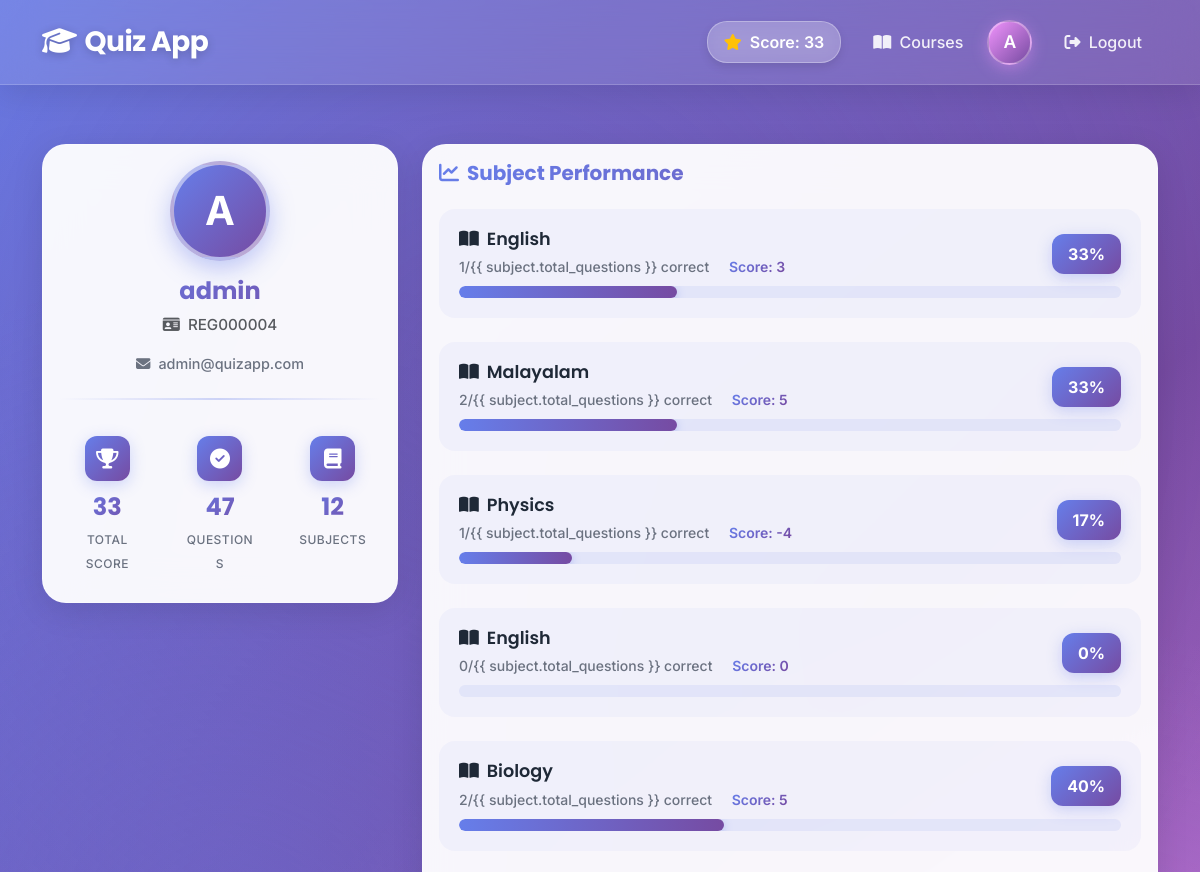
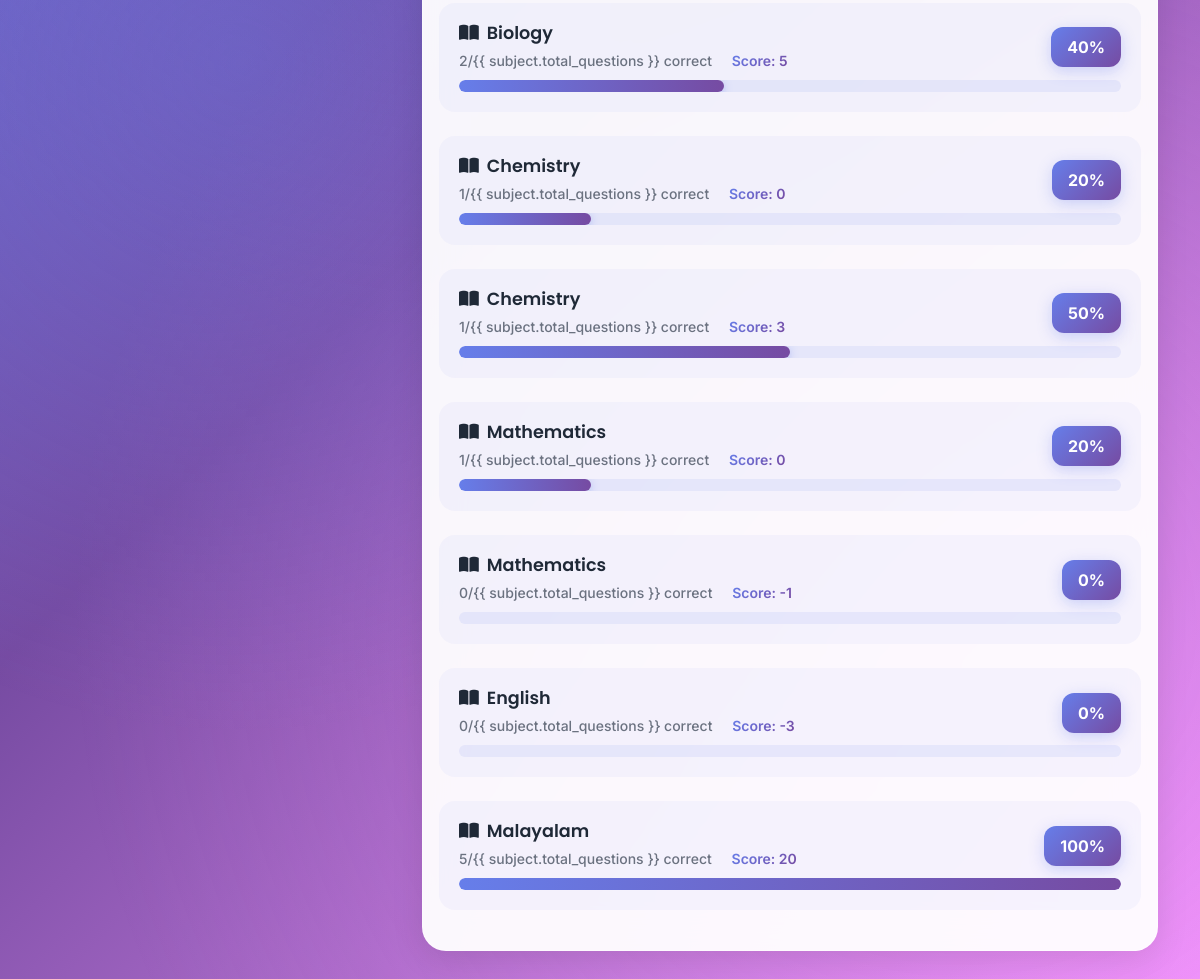
Page /profile/ (signed in) on the committed database (2 pictures, top to bottom).
### quiz/models.py (models this page shows, shortened)
class UserProfile(models.Model):
    user = models.OneToOneField(User, on_delete=models.CASCADE, related_name='profile')
    registration_number = models.CharField(max_length=20, unique=True)
    phone_number = models.CharField(max_length=10, unique=True, null=True, blank=True)
    course = models.ForeignKey(Course, on_delete=models.SET_NULL, null=True, blank=True)
    created_at = models.DateTimeField(auto_now_add=True)
    updated_at = models.DateTimeField(auto_now=True)

class Subject(models.Model):
    SUBJECT_TYPES = [
        ('LANGUAGE', 'Language'),
        ('SCIENCE', 'Science'),
        ('MATHEMATICS', 'Mathematics'),
    ]
    name = models.CharField(max_length=100)
    subject_type = models.CharField(max_length=20, choices=SUBJECT_TYPES)
    course = models.ForeignKey(Course, on_delete=models.CASCADE, related_name='subjects')
    description = models.TextField(blank=True)
    created_at = models.DateTimeField(auto_now_add=True)
    updated_at = models.DateTimeField(auto_now=True)
    class Meta:
        unique_together = ['name', 'course']

### quiz/views.py (the view)
# urls.py: path('profile/', views.profile, name='profile'),
@login_required
def profile(request):
    try:
        user_profile = request.user.profile
    except UserProfile.DoesNotExist:
        user_profile = UserProfile.objects.create(user=request.user)
    user_submissions = UserSubmission.objects.filter(user=request.user).select_related('question', 'question__subject')
    total_score = sum(submission.score for submission in user_submissions)
    subjects_with_answers = Subject.objects.filter(
        questions__usersubmission__user=request.user
    ).distinct()
    subjects_data = []
    for subject in subjects_with_answers:
        subject_submissions = user_submissions.filter(question__subject=subject)
        correct_submissions = subject_submissions.filter(score__gt=0).count()
        total_questions = subject_submissions.count()
        subjects_data.append({
            'subject': subject,
            'correct_answers': correct_submissions,
            'total_questions': total_questions,
            'score': sum(submission.score for submission in subject_submissions)
        })
    return render(request, 'quiz/profile.html', {
        'user_profile': user_profile,
        'total_score': total_score,
        'subjects_data': subjects_data,
        'total_questions_answered': user_submissions.count(),
        'is_admin': request.user.groups.filter(name='admin').exists(),
        'global_score': total_score
    })

### quiz/templates/quiz/profile.html (shortened to what this page needs)
{% extends 'quiz/base.html' %}
{% block content %}
<div class="container py-5">
    <div class="row">
        <div class="col-lg-4 mb-4">
            <div class="card profile-card">
                <div class="card-body">
                    <div class="text-center mb-4">
                        <div class="profile-avatar mb-3">
                            {{ user.username|make_list|first|upper }}
                        </div>
                        <h4 class="profile-name mb-2">{{ user.get_full_name|default:user.username }}</h4>
                        <p class="profile-reg text-muted mb-3">
                            <i class="fas fa-id-card me-2"></i>{{ user_profile.registration_number }}
                        </p>
                        {% if user.email %}
                        <p class="profile-info mb-2">
                            <i class="fas fa-envelope me-2"></i>{{ user.email }}
                        </p>
                        {% endif %}
                    </div>
                    <div class="stats-divider"></div>
                    <div class="stats">
                        <div class="row text-center g-3">
                            <div class="col-4">
                                <div class="stat-item">
                                    <div class="stat-icon">
                                        <i class="fas fa-trophy"></i>
                                    </div>
                                    <h5 class="stat-value">{{ total_score }}</h5>
                                    <small class="stat-label">Total Score</small>
                                </div>
                            </div>
                            <div class="col-4">
                                <div class="stat-item">
                                    <div class="stat-icon">
                                        <i class="fas fa-check-circle"></i>
                                    </div>
                                    <h5 class="stat-value">{{ total_questions_answered }}</h5>
                                    <small class="stat-label">Questions</small>
                                </div>
                            </div>
                            <div class="col-4">
                                <div class="stat-item">
                                    <div class="stat-icon">
                                        <i class="fas fa-book"></i>
                                    </div>
                                    <h5 class="stat-value">{{ subjects_data|length }}</h5>
                                    <small class="stat-label">Subjects</small>
                                </div>
                            </div>
                        </div>
                    </div>
                </div>
            </div>
        </div>
        <div class="col-lg-8">
            <div class="card performance-card">
                <div class="card-body">
                    <h5 class="performance-title mb-4">
                        <i class="fas fa-chart-line me-2"></i>Subject Performance
                    </h5>
                    {% if subjects_data %}
                    {% for subject in subjects_data %}
                    <div class="subject-progress mb-4">
                        <div class="d-flex justify-content-between align-items-center mb-2">
                            <div>
                                <h6 class="subject-name mb-1">
                                    <i class="fas fa-book-open me-2"></i>{{ subject.subject.name }}
                                </h6>
                                <small class="subject-stats">
                                    <span class="correct-count">{{ subject.correct_answers }}/{{ subject.total_questions
                                        }} correct</span>
                                    <span class="score-badge">Score: {{ subject.score }}</span>
                                </small>
                            </div>
                            <div class="percentage-badge">
                                {% widthratio subject.correct_answers subject.total_questions 100 %}%
                            </div>
                        </div>
                        <div class="progress-modern">
                            <div class="progress-bar-modern"
                                style="width: {% widthratio subject.correct_answers subject.total_questions 100 %}%">
                            </div>
                        </div>
                    </div>
                    {% endfor %}
                    {% endif %}
                </div>
            </div>
        </div>
    </div>
</div>
{% endblock %}

### quiz/templates/quiz/base.html (shortened to what this page needs)
<!DOCTYPE html>
<html lang="en">
<head>
    <link rel="stylesheet" href="https://cdn.jsdelivr.net/npm/bootstrap@5.3.0/dist/css/bootstrap.min.css">
    <link href="https://cdnjs.cloudflare.com/ajax/libs/font-awesome/6.4.0/css/all.min.css" rel="stylesheet">
</head>
<body>
    <nav class="navbar navbar-expand-lg">
        <div class="container">
            <a class="navbar-brand" href="{% url 'home' %}">
                <i class="fas fa-graduation-cap me-2"></i>Quiz App
            </a>
            <div class="collapse navbar-collapse" id="navbarNav">
                <ul class="navbar-nav ms-auto align-items-center">
                    {% if user.is_authenticated %}
                    <li class="nav-item me-3">
                        <div class="global-score-badge">
                            <i class="fas fa-star text-warning me-2"></i>
                            <span class="score-text">Score: {{ global_score|default:0 }}</span>
                        </div>
                    </li>
                    <li class="nav-item">
                        <a class="nav-link" href="{% url 'home' %}">
                            <i class="fas fa-book-open me-1"></i> Courses
                        </a>
                    </li>
                    <li class="nav-item ms-2">
                        <a class="profile-button" href="{% url 'profile' %}" title="View Profile">
                            {{ user.username|make_list|first|upper }}
                        </a>
                    </li>
                    <li class="nav-item ms-3">
                        <a class="nav-link" href="{% url 'logout' %}">
                            <i class="fas fa-sign-out-alt me-1"></i> Logout
                        </a>
                    </li>
                    {% else %}
                    <li class="nav-item">
                        <a class="btn btn-primary" href="{% url 'login' %}">
                            <i class="fas fa-sign-in-alt me-1"></i> Login
                        </a>
                    </li>
                    {% endif %}
                </ul>
            </div>
        </div>
    </nav>
    <main>
        {% block content %}{% endblock %}
    </main>
</body>
</html>

### quiz/templates/quiz/base.html (style rules this page uses)
:root { --gradient-start: #667eea; --gradient-mid: #764ba2; --gradient-end: #f093fb; --primary-color: #667eea; --primary-hover: #5568d3; --secondary-color: #764ba2; --accent-color: #f093fb; --correct-color: #10b981; --wrong-color: #fbbf24; --danger-color: #ef4444; --text-primary: #1f2937; --text-secondary: #6b7280; --glass-bg: rgba(255, 255, 255, 0.1); --glass-border: rgba(255, 255, 255, 0.18); }
* { margin: 0; padding: 0; box-sizing: border-box; }
body { font-family: 'Inter', -apple-system, BlinkMacSystemFont, 'Segoe UI', sans-serif; background: linear-gradient(135deg, var(--gradient-start) 0%, var(--gradient-mid) 50%, var(--gradient-end) 100%); background-attachment: fixed; min-height: 100vh; color: var(--text-primary); position: relative; overflow-x: hidden; }
body::before { content: ''; position: fixed; top: 0; left: 0; right: 0; bottom: 0; background: radial-gradient(circle at 20% 50%, rgba(102, 126, 234, 0.3) 0%, transparent 50%), radial-gradient(circle at 80% 80%, rgba(240, 147, 251, 0.3) 0%, transparent 50%), radial-gradient(circle at 40% 20%, rgba(118, 75, 162, 0.3) 0%, transparent 50%); animation: gradientShift 15s ease infinite; pointer-events: none; z-index: 0; }
main { position: relative; z-index: 1; padding-top: 6rem; min-height: 100vh; }
.navbar { background: rgba(255, 255, 255, 0.1) !important; backdrop-filter: blur(20px); -webkit-backdrop-filter: blur(20px); border-bottom: 1px solid rgba(255, 255, 255, 0.18); box-shadow: 0 8px 32px rgba(0, 0, 0, 0.1); padding: 1rem 0; position: fixed; top: 0; left: 0; right: 0; z-index: 1000; }
.navbar-brand { font-family: 'Poppins', sans-serif; font-size: 1.75rem; font-weight: 700; color: white !important; text-shadow: 0 2px 10px rgba(0, 0, 0, 0.2); transition: all 0.3s ease; letter-spacing: -0.5px; }
.nav-link { color: rgba(255, 255, 255, 0.9) !important; font-weight: 500; font-size: 1rem; transition: all 0.3s ease; padding: 0.5rem 1rem !important; border-radius: 8px; }
.profile-button { width: 45px; height: 45px; background: linear-gradient(135deg, var(--accent-color), var(--secondary-color)); color: white; border-radius: 50%; display: flex; align-items: center; justify-content: center; font-weight: 600; font-size: 1.1rem; text-decoration: none; transition: all 0.3s ease; box-shadow: 0 4px 15px rgba(240, 147, 251, 0.4); border: 2px solid rgba(255, 255, 255, 0.3); }
.card { background: rgba(255, 255, 255, 0.95); backdrop-filter: blur(10px); -webkit-backdrop-filter: blur(10px); border: 1px solid rgba(255, 255, 255, 0.3); border-radius: 20px; box-shadow: 0 8px 32px rgba(0, 0, 0, 0.1); transition: all 0.3s ease; }
h1, h2, h3, h4, h5, h6 { font-family: 'Poppins', sans-serif; font-weight: 700; color: var(--text-primary); }
.global-score-badge { background: rgba(255, 255, 255, 0.2); backdrop-filter: blur(10px); padding: 0.5rem 1rem; border-radius: 20px; border: 1px solid rgba(255, 255, 255, 0.3); color: white; font-weight: 600; display: flex; align-items: center; box-shadow: 0 4px 10px rgba(0, 0, 0, 0.1); }

### rows in the picture
UserProfile: registration_number "REG000004"
Subject: subject.name "English", correct_answers "1", score "3", correct_answers "33"
Subject: subject.name "Malayalam", correct_answers "2", score "5", correct_answers "33"
Subject: subject.name "Physics", correct_answers "1", score "-4", correct_answers "17"
Subject: subject.name "English", correct_answers "0", score "0"
Subject: subject.name "Biology", correct_answers "2", score "5", correct_answers "40"
Subject: subject.name "Biology", correct_answers "2", score "5", correct_answers "40"
Subject: subject.name "Chemistry", correct_answers "1", score "0", correct_answers "20"
Subject: subject.name "Chemistry", correct_answers "1", score "3", correct_answers "50"
Subject: subject.name "Mathematics", correct_answers "1", score "0", correct_answers "20"
Subject: subject.name "Mathematics", correct_answers "0", score "-1"
Subject: subject.name "English", correct_answers "0", score "-3"
Subject: subject.name "Malayalam", correct_answers "5", score "20", correct_answers "100"

### other values in the picture
{{ global_score|default:0 }} "33"
{{ user.username|make_list|first|upper }} "A"
{{ user.get_full_name|default:user.username }} "admin"
{{ user.email }} "admin@quizapp.com"
{{ total_score }} "33"
{{ total_questions_answered }} "47"
{{ subjects_data|length }} "12"
